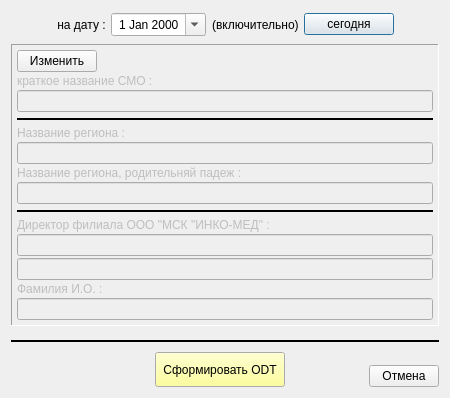
<?xml version="1.0" encoding="UTF-8"?>
<ui version="4.0">
 <class>print_assig_sexage_all_mo_wnd</class>
 <widget class="QDialog" name="print_assig_sexage_all_mo_wnd">
  <property name="geometry">
   <rect>
    <x>0</x>
    <y>0</y>
    <width>450</width>
    <height>398</height>
   </rect>
  </property>
  <property name="minimumSize">
   <size>
    <width>450</width>
    <height>0</height>
   </size>
  </property>
  <property name="windowTitle">
   <string>Половозрастное и территориальное распределение застрахованных</string>
  </property>
  <layout class="QVBoxLayout" name="verticalLayout_2" stretch="0,0,1,0,0">
   <item>
    <layout class="QHBoxLayout" name="horizontalLayout_4">
     <property name="spacing">
      <number>2</number>
     </property>
     <property name="leftMargin">
      <number>2</number>
     </property>
     <property name="topMargin">
      <number>2</number>
     </property>
     <property name="rightMargin">
      <number>2</number>
     </property>
     <property name="bottomMargin">
      <number>2</number>
     </property>
     <item>
      <spacer name="horizontalSpacer_5">
       <property name="orientation">
        <enum>Qt::Horizontal</enum>
       </property>
       <property name="sizeHint" stdset="0">
        <size>
         <width>40</width>
         <height>20</height>
        </size>
       </property>
      </spacer>
     </item>
     <item>
      <widget class="QLabel" name="lab_date_cur">
       <property name="enabled">
        <bool>true</bool>
       </property>
       <property name="text">
        <string>на дату : </string>
       </property>
       <property name="alignment">
        <set>Qt::AlignRight|Qt::AlignTrailing|Qt::AlignVCenter</set>
       </property>
      </widget>
     </item>
     <item>
      <widget class="QDateEdit" name="date_assig">
       <property name="enabled">
        <bool>true</bool>
       </property>
       <property name="minimumSize">
        <size>
         <width>90</width>
         <height>0</height>
        </size>
       </property>
       <property name="alignment">
        <set>Qt::AlignCenter</set>
       </property>
       <property name="calendarPopup">
        <bool>true</bool>
       </property>
      </widget>
     </item>
     <item>
      <widget class="QLabel" name="lab_date_cur_2">
       <property name="enabled">
        <bool>true</bool>
       </property>
       <property name="text">
        <string> (включительно) </string>
       </property>
       <property name="alignment">
        <set>Qt::AlignRight|Qt::AlignTrailing|Qt::AlignVCenter</set>
       </property>
      </widget>
     </item>
     <item>
      <widget class="QPushButton" name="bn_date_assig">
       <property name="enabled">
        <bool>true</bool>
       </property>
       <property name="minimumSize">
        <size>
         <width>90</width>
         <height>0</height>
        </size>
       </property>
       <property name="text">
        <string>сегодня</string>
       </property>
      </widget>
     </item>
     <item>
      <spacer name="horizontalSpacer_4">
       <property name="orientation">
        <enum>Qt::Horizontal</enum>
       </property>
       <property name="sizeHint" stdset="0">
        <size>
         <width>40</width>
         <height>20</height>
        </size>
       </property>
      </spacer>
     </item>
    </layout>
   </item>
   <item>
    <widget class="QFrame" name="frame">
     <property name="enabled">
      <bool>true</bool>
     </property>
     <property name="frameShape">
      <enum>QFrame::Panel</enum>
     </property>
     <property name="frameShadow">
      <enum>QFrame::Sunken</enum>
     </property>
     <layout class="QVBoxLayout" name="verticalLayout">
      <property name="spacing">
       <number>2</number>
      </property>
      <property name="leftMargin">
       <number>5</number>
      </property>
      <property name="topMargin">
       <number>5</number>
      </property>
      <property name="rightMargin">
       <number>5</number>
      </property>
      <property name="bottomMargin">
       <number>5</number>
      </property>
      <item>
       <layout class="QHBoxLayout" name="horizontalLayout_3" stretch="0,0">
        <property name="spacing">
         <number>2</number>
        </property>
        <item>
         <widget class="QPushButton" name="bn_edit">
          <property name="text">
           <string>Изменить</string>
          </property>
          <property name="checkable">
           <bool>true</bool>
          </property>
         </widget>
        </item>
        <item>
         <spacer name="horizontalSpacer_7">
          <property name="orientation">
           <enum>Qt::Horizontal</enum>
          </property>
          <property name="sizeHint" stdset="0">
           <size>
            <width>40</width>
            <height>20</height>
           </size>
          </property>
         </spacer>
        </item>
       </layout>
      </item>
      <item>
       <widget class="QLabel" name="lab_smo_name">
        <property name="enabled">
         <bool>false</bool>
        </property>
        <property name="minimumSize">
         <size>
          <width>150</width>
          <height>0</height>
         </size>
        </property>
        <property name="text">
         <string>краткое название СМО : </string>
        </property>
        <property name="alignment">
         <set>Qt::AlignLeading|Qt::AlignLeft|Qt::AlignVCenter</set>
        </property>
       </widget>
      </item>
      <item>
       <widget class="QLineEdit" name="ln_smo_name">
        <property name="enabled">
         <bool>false</bool>
        </property>
       </widget>
      </item>
      <item>
       <widget class="Line" name="line">
        <property name="minimumSize">
         <size>
          <width>0</width>
          <height>10</height>
         </size>
        </property>
        <property name="frameShadow">
         <enum>QFrame::Plain</enum>
        </property>
        <property name="lineWidth">
         <number>2</number>
        </property>
        <property name="orientation">
         <enum>Qt::Horizontal</enum>
        </property>
       </widget>
      </item>
      <item>
       <widget class="QLabel" name="lab_terr_name">
        <property name="enabled">
         <bool>false</bool>
        </property>
        <property name="minimumSize">
         <size>
          <width>150</width>
          <height>0</height>
         </size>
        </property>
        <property name="text">
         <string>Название региона : </string>
        </property>
        <property name="alignment">
         <set>Qt::AlignLeading|Qt::AlignLeft|Qt::AlignVCenter</set>
        </property>
       </widget>
      </item>
      <item>
       <widget class="QLineEdit" name="ln_terr_name">
        <property name="enabled">
         <bool>false</bool>
        </property>
       </widget>
      </item>
      <item>
       <widget class="QLabel" name="lab_terr_name_rp">
        <property name="enabled">
         <bool>false</bool>
        </property>
        <property name="minimumSize">
         <size>
          <width>150</width>
          <height>0</height>
         </size>
        </property>
        <property name="text">
         <string>Название региона, родительняй падеж : </string>
        </property>
        <property name="alignment">
         <set>Qt::AlignLeading|Qt::AlignLeft|Qt::AlignVCenter</set>
        </property>
       </widget>
      </item>
      <item>
       <widget class="QLineEdit" name="ln_terr_name_rp">
        <property name="enabled">
         <bool>false</bool>
        </property>
       </widget>
      </item>
      <item>
       <widget class="Line" name="line_2">
        <property name="minimumSize">
         <size>
          <width>0</width>
          <height>10</height>
         </size>
        </property>
        <property name="frameShadow">
         <enum>QFrame::Plain</enum>
        </property>
        <property name="lineWidth">
         <number>2</number>
        </property>
        <property name="orientation">
         <enum>Qt::Horizontal</enum>
        </property>
       </widget>
      </item>
      <item>
       <widget class="QLabel" name="lab_filial_director">
        <property name="enabled">
         <bool>false</bool>
        </property>
        <property name="minimumSize">
         <size>
          <width>150</width>
          <height>0</height>
         </size>
        </property>
        <property name="text">
         <string>Директор филиала ООО &quot;МСК &quot;ИНКО-МЕД&quot; : </string>
        </property>
        <property name="alignment">
         <set>Qt::AlignLeading|Qt::AlignLeft|Qt::AlignVCenter</set>
        </property>
       </widget>
      </item>
      <item>
       <widget class="QLineEdit" name="ln_filial_director">
        <property name="enabled">
         <bool>false</bool>
        </property>
       </widget>
      </item>
      <item>
       <widget class="QLineEdit" name="ln_filial_director_2">
        <property name="enabled">
         <bool>false</bool>
        </property>
       </widget>
      </item>
      <item>
       <widget class="QLabel" name="lab_filial_director_fio">
        <property name="enabled">
         <bool>false</bool>
        </property>
        <property name="minimumSize">
         <size>
          <width>150</width>
          <height>0</height>
         </size>
        </property>
        <property name="text">
         <string>Фамилия И.О. : </string>
        </property>
        <property name="alignment">
         <set>Qt::AlignLeading|Qt::AlignLeft|Qt::AlignVCenter</set>
        </property>
       </widget>
      </item>
      <item>
       <widget class="QLineEdit" name="ln_filial_director_fio">
        <property name="enabled">
         <bool>false</bool>
        </property>
       </widget>
      </item>
     </layout>
    </widget>
   </item>
   <item>
    <spacer name="verticalSpacer">
     <property name="orientation">
      <enum>Qt::Vertical</enum>
     </property>
     <property name="sizeHint" stdset="0">
      <size>
       <width>20</width>
       <height>55</height>
      </size>
     </property>
    </spacer>
   </item>
   <item>
    <widget class="Line" name="line_3">
     <property name="minimumSize">
      <size>
       <width>0</width>
       <height>10</height>
      </size>
     </property>
     <property name="frameShadow">
      <enum>QFrame::Plain</enum>
     </property>
     <property name="lineWidth">
      <number>2</number>
     </property>
     <property name="orientation">
      <enum>Qt::Horizontal</enum>
     </property>
    </widget>
   </item>
   <item>
    <layout class="QHBoxLayout" name="horizontalLayout">
     <item>
      <widget class="QFrame" name="frame_2">
       <property name="minimumSize">
        <size>
         <width>60</width>
         <height>0</height>
        </size>
       </property>
       <property name="maximumSize">
        <size>
         <width>70</width>
         <height>16777215</height>
        </size>
       </property>
       <property name="frameShape">
        <enum>QFrame::NoFrame</enum>
       </property>
       <property name="frameShadow">
        <enum>QFrame::Plain</enum>
       </property>
      </widget>
     </item>
     <item>
      <spacer name="horizontalSpacer_2">
       <property name="orientation">
        <enum>Qt::Horizontal</enum>
       </property>
       <property name="sizeHint" stdset="0">
        <size>
         <width>40</width>
         <height>20</height>
        </size>
       </property>
      </spacer>
     </item>
     <item>
      <widget class="QPushButton" name="bn_print">
       <property name="minimumSize">
        <size>
         <width>130</width>
         <height>35</height>
        </size>
       </property>
       <property name="palette">
        <palette>
         <active>
          <colorrole role="Button">
           <brush brushstyle="SolidPattern">
            <color alpha="255">
             <red>255</red>
             <green>255</green>
             <blue>127</blue>
            </color>
           </brush>
          </colorrole>
         </active>
         <inactive>
          <colorrole role="Button">
           <brush brushstyle="SolidPattern">
            <color alpha="255">
             <red>255</red>
             <green>255</green>
             <blue>127</blue>
            </color>
           </brush>
          </colorrole>
         </inactive>
         <disabled>
          <colorrole role="Button">
           <brush brushstyle="SolidPattern">
            <color alpha="255">
             <red>255</red>
             <green>255</green>
             <blue>127</blue>
            </color>
           </brush>
          </colorrole>
         </disabled>
        </palette>
       </property>
       <property name="text">
        <string>Сформировать ODT</string>
       </property>
      </widget>
     </item>
     <item>
      <spacer name="horizontalSpacer">
       <property name="orientation">
        <enum>Qt::Horizontal</enum>
       </property>
       <property name="sizeHint" stdset="0">
        <size>
         <width>40</width>
         <height>20</height>
        </size>
       </property>
      </spacer>
     </item>
     <item>
      <layout class="QVBoxLayout" name="verticalLayout_3">
       <property name="spacing">
        <number>0</number>
       </property>
       <property name="leftMargin">
        <number>0</number>
       </property>
       <property name="topMargin">
        <number>0</number>
       </property>
       <property name="rightMargin">
        <number>0</number>
       </property>
       <property name="bottomMargin">
        <number>0</number>
       </property>
       <item>
        <spacer name="verticalSpacer_2">
         <property name="orientation">
          <enum>Qt::Vertical</enum>
         </property>
         <property name="sizeHint" stdset="0">
          <size>
           <width>5</width>
           <height>5</height>
          </size>
         </property>
        </spacer>
       </item>
       <item>
        <widget class="QPushButton" name="bn_cansel">
         <property name="minimumSize">
          <size>
           <width>70</width>
           <height>0</height>
          </size>
         </property>
         <property name="maximumSize">
          <size>
           <width>60</width>
           <height>16777215</height>
          </size>
         </property>
         <property name="text">
          <string>Отмена</string>
         </property>
        </widget>
       </item>
      </layout>
     </item>
    </layout>
   </item>
  </layout>
 </widget>
 <resources/>
 <connections/>
</ui>
